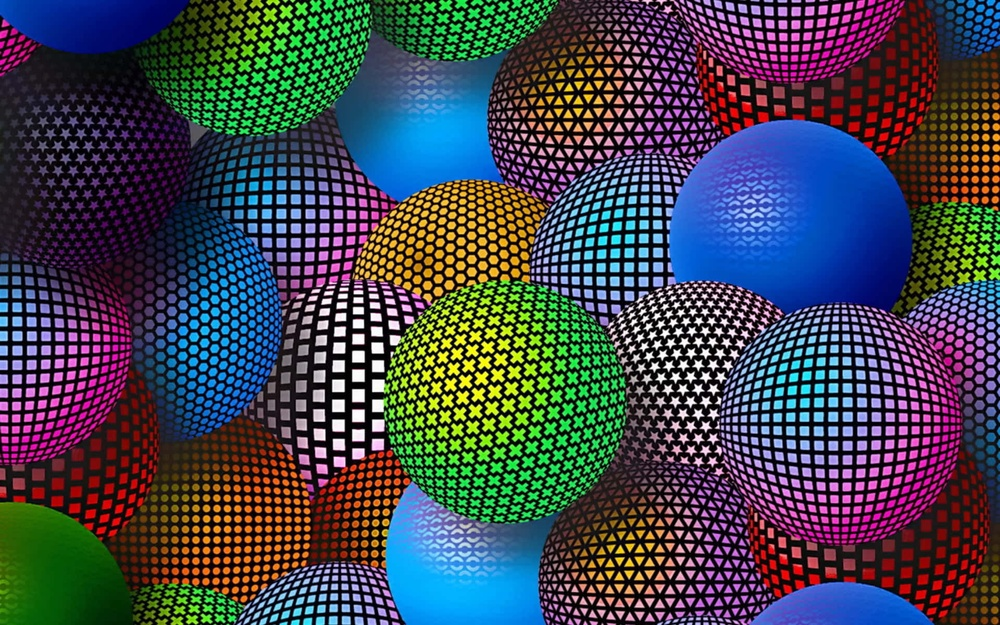
#> input picture Friday 08:30 - 10:30/E22CSEU1069_Adv_Cv_Labs/LAB_6/image2.jpg, 1000 x 625 px, shrunk from 1920 x 1200 before the run, given in place of Image2.png, which was not available
$ jupyter execute E22CSEU0912_ComputerV_Lab_4.ipynb   (text cells are left out)
#> lines starting #> are read from the running program, lines starting #| are printed output that depends on the picture; pictures that were not available may be replaced by others from this repository, and a replacement may not be noted
[cell 1]
import cv2
import numpy as np
import matplotlib.pyplot as plt

image = cv2.imread("Image2.png")
#> image is the input picture: shape (625, 1000, 3); mean B, G, R 78.7, 68.3, 64.4

gray_image = cv2.cvtColor(image, cv2.COLOR_BGR2GRAY)
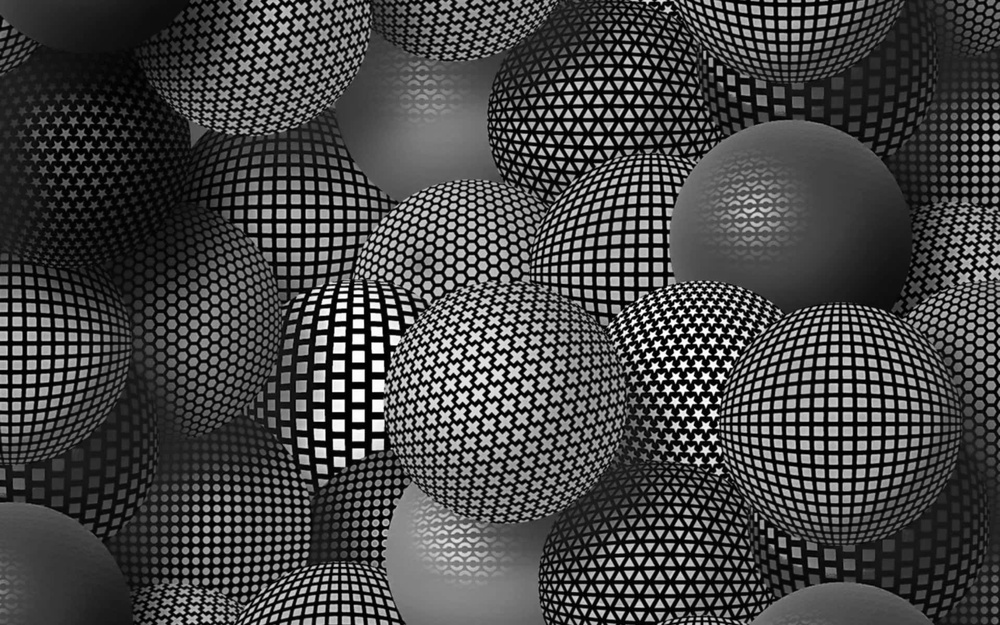
#> gray_image: shape (625, 1000); min 0, max 255, mean 68.3

hist_gray = cv2.calcHist([gray_image], [0], None, [256], [0, 256])
#> hist_gray = 256 values, max 15460 at index 5, min 119 at index 233, mean 2441.4

colors = ('b', 'g', 'r')
hist_color = {}
for i, color in enumerate(colors):
    hist_color[color] = cv2.calcHist([image], [i], None, [256], [0, 256])
#> after the loop, hist_color = 3 items

# Plot Grayscale Histogram
plt.figure(figsize=(12, 5))
plt.subplot(1, 2, 1)
plt.imshow(gray_image, cmap='gray')
plt.title("Grayscale Image")
plt.axis('off')

plt.subplot(1, 2, 2)
plt.plot(hist_gray, color='black')
plt.title("Histogram of Grayscale Image")
plt.xlabel("Pixel Intensity")
plt.ylabel("Pixel Count")
plt.grid()
plt.show()
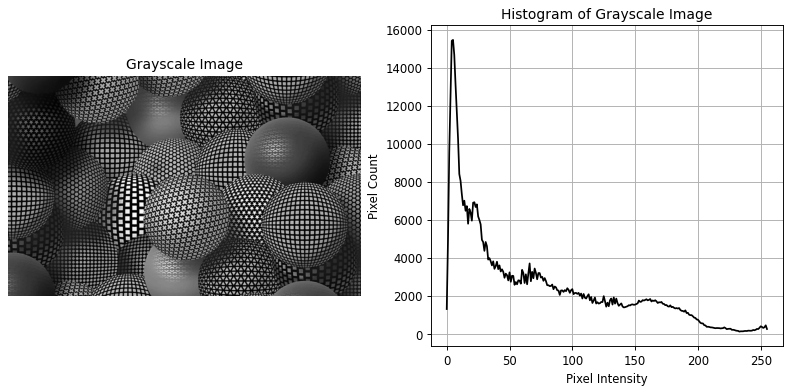
#> figure drawn by matplotlib, 2 panels; panel 2: curve peaks at x = 5, y = 15460

# Plot Color Histogram
plt.figure(figsize=(6, 4))
for color, hist in hist_color.items():
    plt.plot(hist, color=color)
#> this loop made 3 passes
#> color on passes 1 to 3: 'b', 'g', 'r'
plt.title("Histogram of Color Image")
plt.xlabel("Pixel Intensity")
plt.ylabel("Pixel Count")
plt.grid()
plt.show()
#> figure, not shown here; curve peaks at x = 0, y = 53502; curve peaks at x = 0, y = 53947; curve peaks at x = 0, y = 57366

# Bright & Dark Image Analysis
bright_image = cv2.convertScaleAbs(gray_image, alpha=1.2, beta=50)  # Inc
dark_image = cv2.convertScaleAbs(gray_image, alpha=1.0, beta=-50)   # Dec
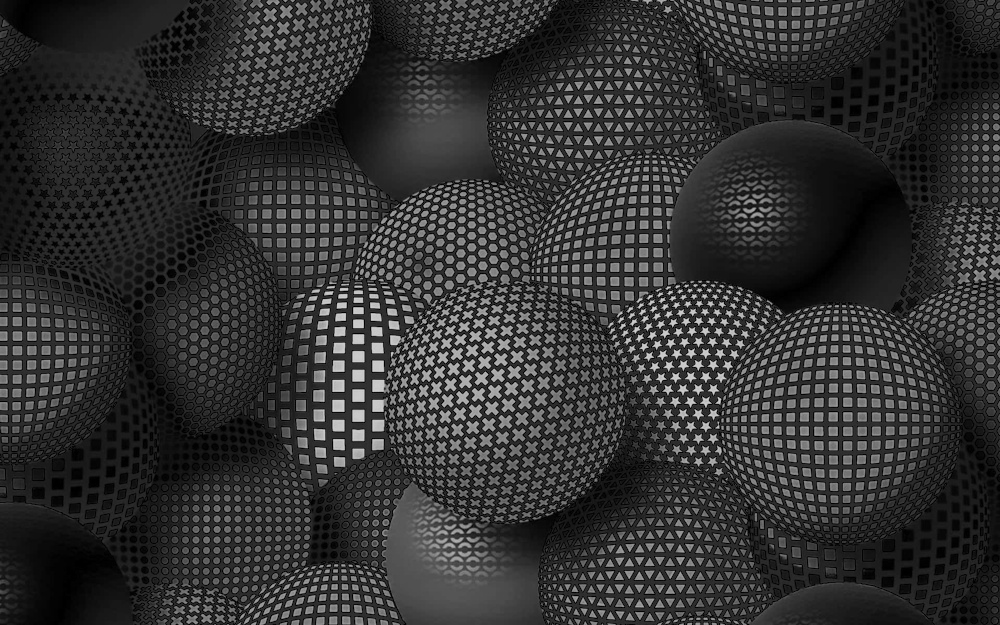
#> dark_image: shape (625, 1000); min 0, max 205, mean 49.5

hist_bright = cv2.calcHist([bright_image], [0], None, [256], [0, 256])
#> hist_bright = 256 values, max 52922 at index 255, min 0 at index 0, mean 2441.4
hist_dark = cv2.calcHist([dark_image], [0], None, [256], [0, 256])
#> hist_dark = 256 values, max 17814 at index 46, min 0 at index 206, mean 2441.4

plt.figure(figsize=(12, 5))
plt.subplot(1, 2, 1)
plt.plot(hist_dark, color='black', label='Dark Image')
plt.plot(hist_bright, color='red', label='Bright Image')
plt.legend()
plt.title("Histogram for Dark & Bright Images")
plt.xlabel("Pixel Intensity")
plt.ylabel("Pixel Count")
plt.grid()
plt.show()
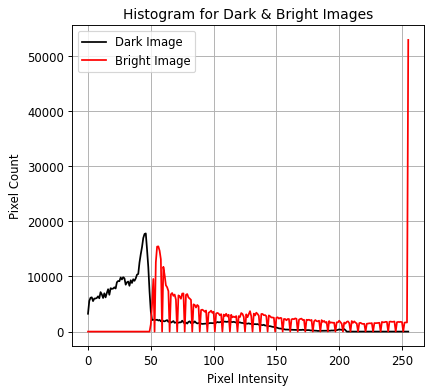
#> figure drawn by matplotlib, 1 panel; curve peaks at x = 46, y = 17814; curve peaks at x = 255, y = 52922

# Apply Histogram Equalization
equalized_image = cv2.equalizeHist(gray_image)
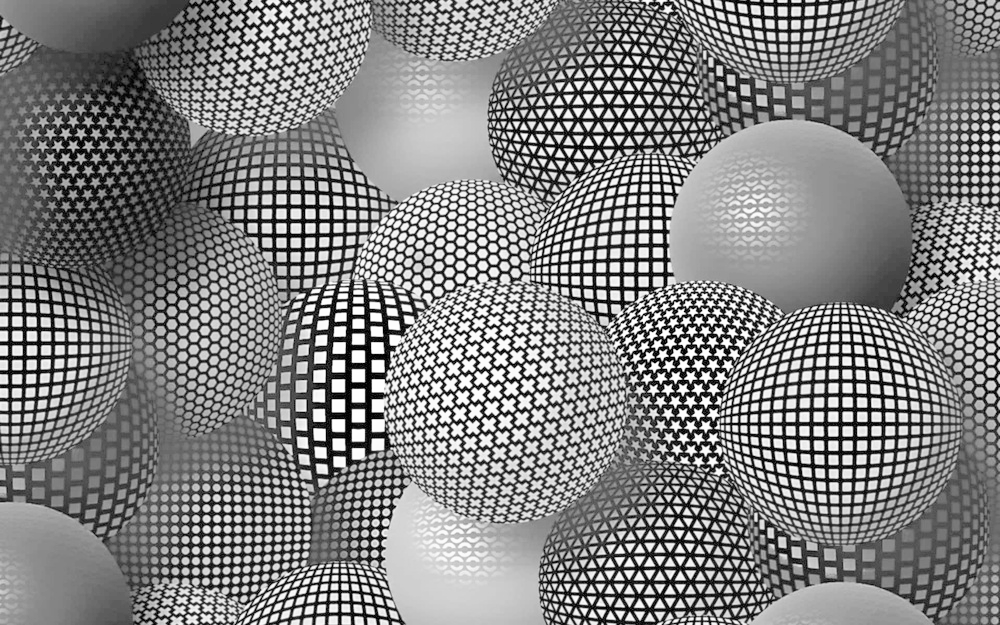
#> equalized_image: shape (625, 1000); min 0, max 255, mean 128.3
hist_eq = cv2.calcHist([equalized_image], [0], None, [256], [0, 256])
#> hist_eq = 256 values, max 15460 at index 24, min 0 at index 1, mean 2441.4

plt.figure(figsize=(12, 5))
plt.subplot(1, 2, 1)
plt.imshow(equalized_image, cmap='gray')
plt.title("Equalized Image")
plt.axis('off')

plt.subplot(1, 2, 2)
plt.plot(hist_eq, color='black')
plt.title("Histogram of Equalized Image")
plt.xlabel("Pixel Intensity")
plt.ylabel("Pixel Count")
plt.grid()
plt.show()
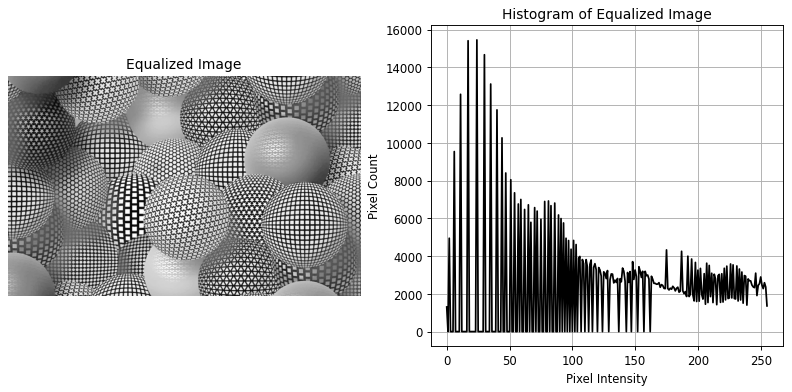
#> figure drawn by matplotlib, 2 panels; panel 2: curve peaks at x = 24, y = 15460

[cell 2]
import cv2
import numpy as np
import matplotlib.pyplot as plt

def compute_dft(image):
    dft = np.fft.fft2(image)  # Compute DFT
    dft_shift = np.fft.fftshift(dft)  # Shift zero frequency to the center
    magnitude_spectrum = 20 * np.log(np.abs(dft_shift) + 1)  # Log scaling for better visualization
    return dft, dft_shift, magnitude_spectrum

def compute_ifft(dft_shift):
    dft_ishift = np.fft.ifftshift(dft_shift)  # Shift back
    img_reconstructed = np.fft.ifft2(dft_ishift)  # Compute inverse DFT
    img_reconstructed = np.abs(img_reconstructed)  # Take absolute values
    return img_reconstructed

def plot_images(images, titles, cmap='gray'):
    plt.figure(figsize=(10, 5))
    for i, (img, title) in enumerate(zip(images, titles)):
        plt.subplot(1, len(images), i+1)
        plt.imshow(img, cmap=cmap)
        plt.title(title)
        plt.axis('off')
    plt.show()

# Load and convert image to grayscale
image = cv2.imread("Image2.png", cv2.IMREAD_GRAYSCALE)
#> image: shape (625, 1000); min 0, max 255, mean 67.9
if image is None:
    raise Exception("Image not found!")

dft, dft_shift, magnitude_spectrum = compute_dft(image)
#> in compute_dft, `magnitude_spectrum = 20 * np.log(np.abs(dft_shift) + 1)`:
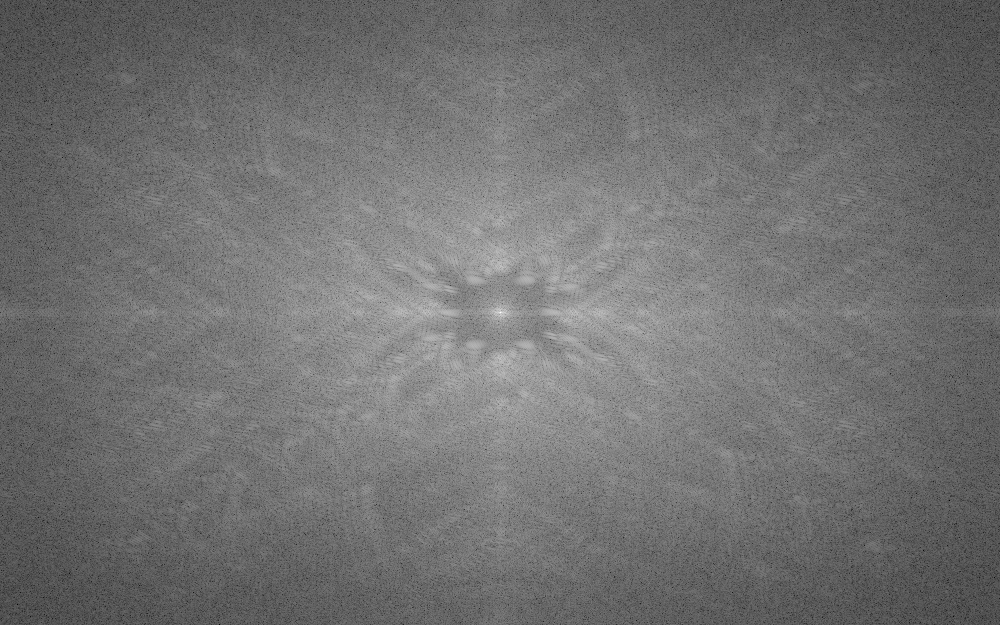
#> magnitude_spectrum: shape (625, 1000) float64; min 41.37, max 351.3, mean 179.3; drawn with min black and max white
plot_images([image, magnitude_spectrum], ["Original Image", "Magnitude Spectrum"])
#> the loop in plot_images, `for i, (img, title) in enumerate(zip(images, titles)):` made 2 passes

# Compute and display IFFT (Reconstruction)
reconstructed_image = compute_ifft(dft_shift)
plot_images([image, reconstructed_image], ["Original Image", "Reconstructed Image"])
#> the loop in plot_images (call 2), `for i, (img, title) in enumerate(zip(images, titles)):` made 2 passes

# Rotation Property Verification
rotated_image = cv2.rotate(image, cv2.ROTATE_90_CLOCKWISE)  # Rotate 90 degrees
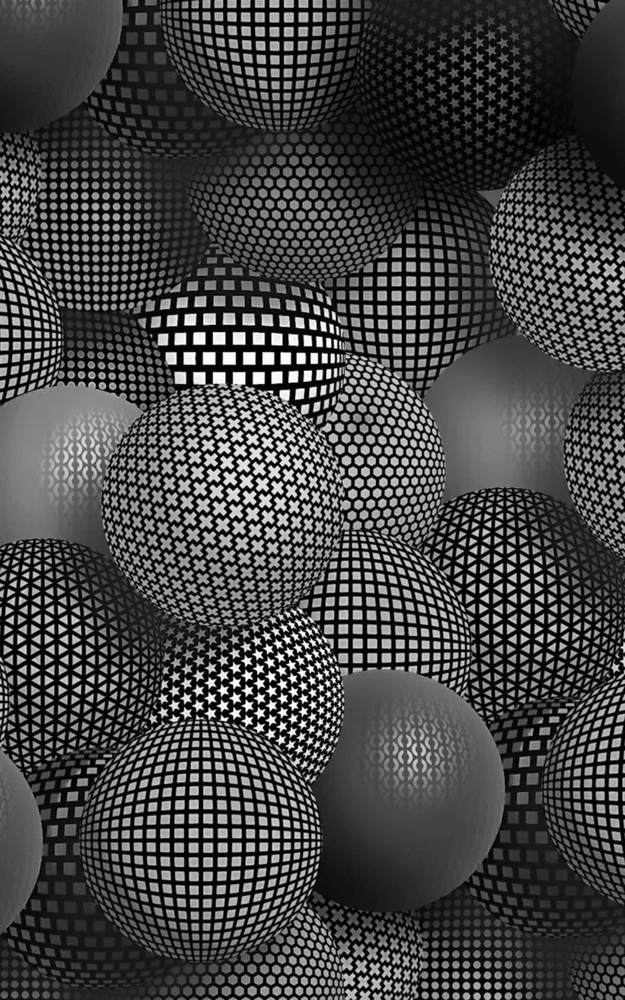
#> rotated_image: shape (1000, 625); min 0, max 255, mean 67.9
dft_rot, dft_shift_rot, magnitude_spectrum_rot = compute_dft(rotated_image)
#> in compute_dft (call 2), `magnitude_spectrum = 20 * np.log(np.abs(dft_shift) + 1)`:
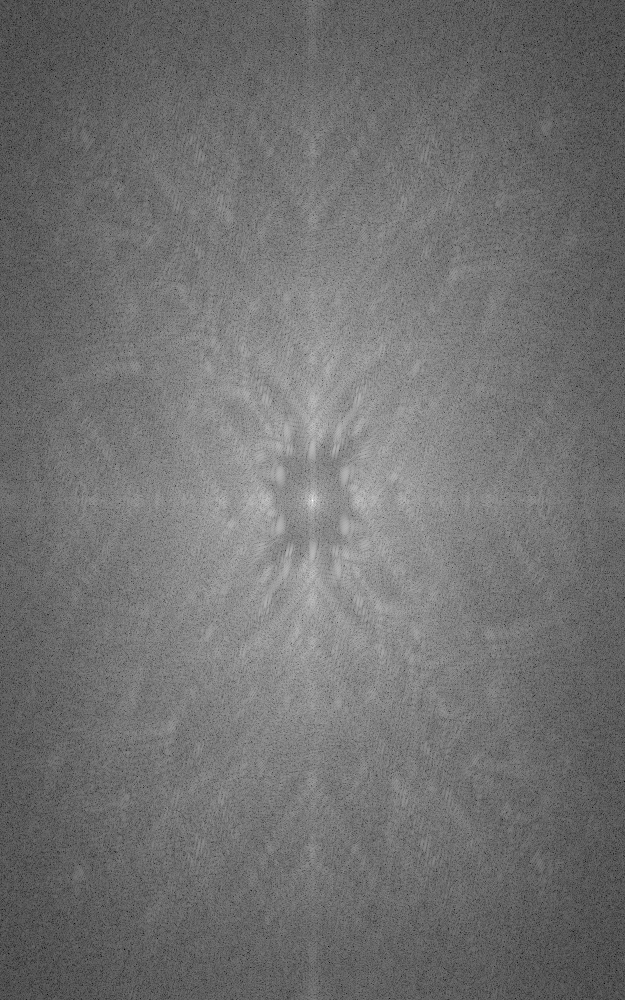
#> magnitude_spectrum: shape (1000, 625) float64; min 41.37, max 351.3, mean 179.3; drawn with min black and max white
plot_images([rotated_image, magnitude_spectrum_rot], ["Rotated Image", "Rotated Magnitude Spectrum"])

# Compare magnitude spectrums
plot_images([magnitude_spectrum, magnitude_spectrum_rot], ["Original Spectrum", "Rotated Spectrum"])

plt.show()
